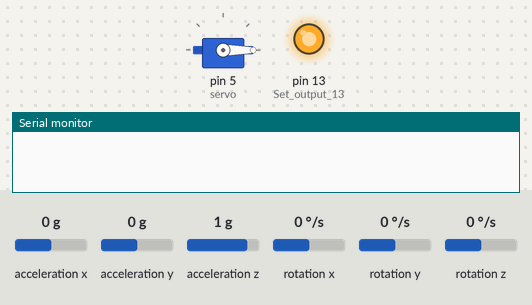
The sketch below on a simulated Arduino Nano, built with avr-gcc and run on an emulated ATmega328P. On the bench: servo, output pins drawn as LEDs (lit = HIGH), the last lines printed to the serial monitor. Wiring (inferred from the names in the program): MPU-6050 motion sensor at I2C address 0x68. The inputs (shaded band) are chosen by the test bench; at power-on: rotation x 0 °/s, acceleration x 0 g, acceleration y 0 g, acceleration z 1 g, rotation y 0 °/s, rotation z 0 °/s. At 14.5 s the program stops and its outputs stay as they are.

Above: at 0.1 s.
At 10.7 s:
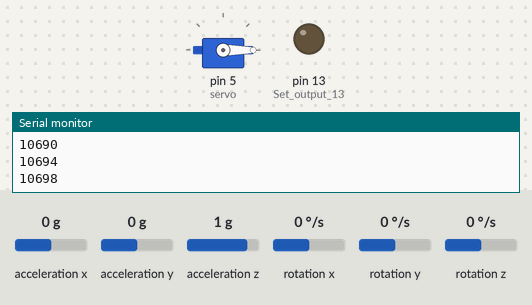
10.8 s: rotation x set to -28 °/s
13.8 s: rotation x set to -35 °/s
At 15.5 s:
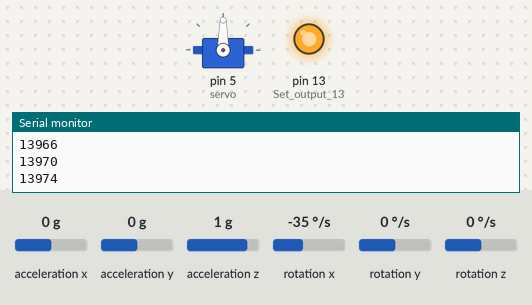
Timing chart, 0 to 16.0 s (numbered marks = the images above; inputs shaded):
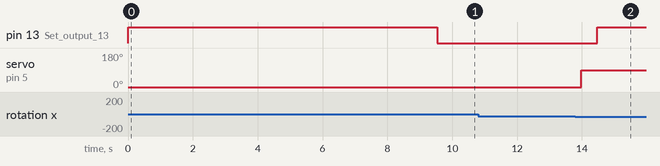

The sketch:

ChuteTest.ino
```cpp
/*/////////////////////////////////////////////////////////////////////////////////////
This code was based on the code from http://www.brokking.net/imu.html
///////////////////////////////////////////////////////////////////////////////////////
//Connections
///////////////////////////////////////////////////////////////////////////////////////
Power (5V) is provided to the Arduino pro mini by the FTDI programmer

Gyro - MPU6050
VCC  -  5V
GND  -  GND
SDA  -  A4
SCL  -  A5

LCD  - Arduino nano
VCC  -  5V
GND  -  GND
SDA  -  A4
SCL  -  A5
*//////////////////////////////////////////////////////////////////////////////////////

//Include Servo and I2C library

#include <Wire.h>
#include <Servo.h>

#define DeployDelay 10000          	                                  //enter delay after launch (in ms)
#define LaunchAcc 3                                                    //enter acceleration at launch (in G)

//Declaring some global variables
int gyro_x, gyro_z, gyro_y;
long acc_x, acc_z, acc_y;
int temperature;
int launch_delay;
long launch_acc;
long gyro_x_cal, gyro_z_cal, gyro_y_cal;
long acc_y_cal;
long loop_timer;
long t_o_l;
float angle_pitch, angle_roll;
boolean has_launched;

Servo servo;


void setup() {
  servo.attach(5);                                                     //attach servo to pin 3
  servo.write(0);                                                      //initialize the servo starting angle
  Wire.begin();                                                        //Start I2C as master
  Serial.begin(57600);                                                 //Use only for debugging
  pinMode(13, OUTPUT);                                                 //Set output 13 (LED) as output

  setup_mpu_6050_registers();                                          //Setup the registers of the MPU-6050 (500dfs / +/-16g) and start the gyro

  digitalWrite(13, HIGH);                                              //Set digital output 13 high to indicate startup


  for (int cal_int = 0; cal_int < 2000 ; cal_int ++){                  //Run this code 2000 times
    read_mpu_6050_data();                                              //Read the raw acc and gyro data from the MPU-6050
    gyro_x_cal += gyro_x;                                              //Add the gyro x-axis offset to the gyro_x_cal variable
    gyro_z_cal += gyro_z;                                              //Add the gyro y-axis offset to the gyro_z_cal variable
    gyro_y_cal += gyro_y;                                              //Add the gyro z-axis offset to the gyro_y_cal variable
    acc_y_cal += acc_y;												   	                      //Add the acc y-axis offset to the acc_y_cal variable
    delay(3);                                                          //Delay 3us to simulate the 250Hz program loop
  }
  gyro_x_cal /= 2000;                                                  //Divide the gyro_x_cal variable by 2000 to get the average offset
  gyro_z_cal /= 2000;                                                  //Divide the gyro_z_cal variable by 2000 to get the average offset
  gyro_y_cal /= 2000;                                                  //Divide the gyro_y_cal variable by 2000 to get the average offset
  acc_y_cal /= 2000;                                                   //Divide the acc_y_cal variable by 2000 to get the average offset

  angle_pitch = 0;                                                     //set starting angle at 0
  angle_roll = 0;                                                      //set starting angle at 0

  digitalWrite(13, LOW);                                               //All done, turn the LED off

  loop_timer = micros();                                               //Reset the loop timer
}

void loop(){

  read_mpu_6050_data();                                                //Read the raw acc and gyro data from the MPU-6050


  gyro_x -= gyro_x_cal;                                                //Subtract the offset calibration value from the raw gyro_x value
  gyro_z -= gyro_z_cal;                                                //Subtract the offset calibration value from the raw gyro_z value
  gyro_y -= gyro_y_cal;                                                //Subtract the offset calibration value from the raw gyro_y value
  acc_y -= acc_y_cal;                                                  //Subtract the offset calibration value from the raw acc_y value
  //Serial.println(acc_y);

  //Gyro angle calculations
  //0.0000611 = 1 / (250Hz / 65.5)
  angle_pitch += -gyro_x * 0.0000611;                                  //Calculate the traveled pitch angle and add this to the angle_pitch variable
  angle_roll += gyro_z * 0.0000611;                                    //Calculate the traveled roll angle and add this to the angle_roll variable

  //0.000001066 = 0.0000611 * (3.142(PI) / 180degr) The Arduino sin function is in radians
  angle_pitch += angle_roll * sin(gyro_y * 0.000001066);               //If the IMU has yawed transfer the roll angle to the pitch angel
  angle_roll -= angle_pitch * sin(gyro_y * 0.000001066);               //If the IMU has yawed transfer the pitch angle to the roll angel


  // both ways to activate the release
  timer_deploy(acc_y);
  deploy_chute(angle_pitch, angle_roll);

  while(micros() - loop_timer < 4000);                                 //Wait until the loop_timer reaches 4000us (250Hz) before starting the next loop
  loop_timer = micros();                                               //Reset the loop timer
}


void deploy_chute(double roll,double pitch){
  if(abs(roll) > 90 || abs(pitch) > 90){                               // trigger when horizontal
  servo.write(90);
  delay(500);
  digitalWrite(13, HIGH);											   //when trigger, turn on LED (for troubleshooting)
  while(true);
  }
}


void timer_deploy(long acc){
  if((abs(acc) > (LaunchAcc*2048)) && has_launched == false){			   //detect launch, start counter
    has_launched = true;
    t_o_l = millis();
  }
  Serial.println(millis() - t_o_l);

  if(has_launched && ((millis() - t_o_l) > DeployDelay)){			   //after deploy delay, activate servo
    servo.write(90);
    delay(500);
    while(true);
  }
}


void read_mpu_6050_data(){                                             //Subroutine for reading the raw gyro and accelerometer data
  Wire.beginTransmission(0x68);                                        //Start communicating with the MPU-6050
  Wire.write(0x3B);                                                    //Send the requested starting register
  Wire.endTransmission();                                              //End the transmission
  Wire.requestFrom(0x68,14);                                           //Request 14 bytes from the MPU-6050
  while(Wire.available() < 14);                                        //Wait until all the bytes are received
  acc_x = Wire.read()<<8|Wire.read();                                  //Add the low and high byte to the acc_x variable
  acc_y = Wire.read()<<8|Wire.read();                                  //Add the low and high byte to the acc_z variable
  acc_z = Wire.read()<<8|Wire.read();                                  //Add the low and high byte to the acc_y variable
  temperature = Wire.read()<<8|Wire.read();                            //Add the low and high byte to the temperature variable
  gyro_x = Wire.read()<<8|Wire.read();                                 //Add the low and high byte to the gyro_x variable
  gyro_y = Wire.read()<<8|Wire.read();                                 //Add the low and high byte to the gyro_z variable
  gyro_z = Wire.read()<<8|Wire.read();                                 //Add the low and high byte to the gyro_y variable
}


void setup_mpu_6050_registers(){
  //Activate the MPU-6050
  Wire.beginTransmission(0x68);                                        //Start communicating with the MPU-6050
  Wire.write(0x6B);                                                    //Send the requested starting register
  Wire.write(0x00);                                                    //Set the requested starting register
  Wire.endTransmission();                                              //End the transmission
  //Configure the accelerometer (+/-8g)
  Wire.beginTransmission(0x68);                                        //Start communicating with the MPU-6050
  Wire.write(0x1C);                                                    //Send the requested starting register
  Wire.write(0b00011000);                                              //Set the requested starting register
  Wire.endTransmission();                                              //End the transmission
  //Configure the gyro (500dps full scale)
  Wire.beginTransmission(0x68);                                        //Start communicating with the MPU-6050
  Wire.write(0x1B);                                                    //Send the requested starting register
  Wire.write(0x08);                                                    //Set the requested starting register
  Wire.endTransmission();                                              //End the transmission
}
```

Measured:
- the behaviour switches between -30 and -31 °/s on rotation x (found by bisection; images 1 and 2)
